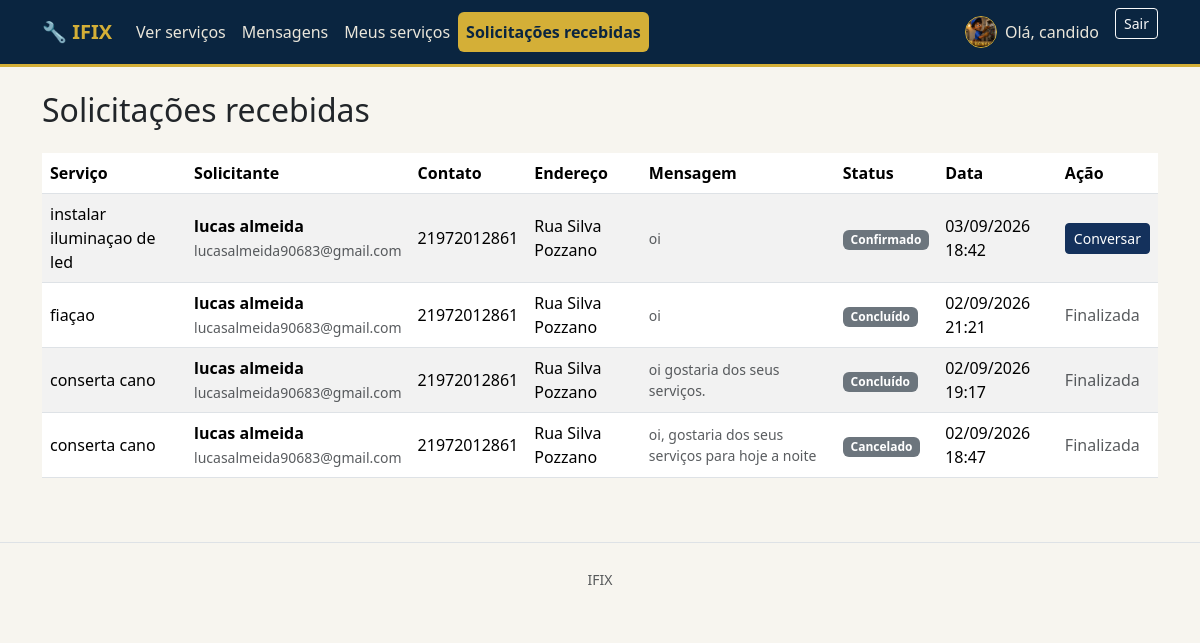
Page /servicos/profissional/solicitacoes/ (signed in) on the committed database.
### accounts/models.py (models this page shows, shortened)
class Profile(models.Model):
    TIPO_USUARIO = 'usuario'
    TIPO_PROFISSIONAL = 'profissional'
    TIPO_CHOICES = (
        (TIPO_USUARIO, 'Usuário'),
        (TIPO_PROFISSIONAL, 'Profissional'),
    )
    user = models.OneToOneField(
        settings.AUTH_USER_MODEL,
        on_delete=models.CASCADE,
        related_name='profile',
    )
    tipo = models.CharField(max_length=15, choices=TIPO_CHOICES, verbose_name='Tipo de conta')
    telefone = models.CharField(max_length=20, blank=True, verbose_name='Telefone')
    endereco = models.CharField(max_length=255, blank=True, verbose_name='Endereço')
    numero = models.CharField(max_length=10, blank=True, verbose_name='Número')
    complemento = models.CharField(max_length=100, blank=True, verbose_name='Complemento')
    foto = models.FileField(upload_to='fotos_perfil/', blank=True, verbose_name='Foto de perfil')
    especialidade = models.CharField(
        max_length=255, blank=True,
        verbose_name='Especialidade/Área de atuação',
        help_text='Preenchido apenas para contas de profissionais.',
    )
    criado_em = models.DateTimeField(auto_now_add=True)
    class Meta:
        verbose_name = 'Perfil'
        verbose_name_plural = 'Perfis'
    @property
    def is_profissional(self):
        return self.tipo == self.TIPO_PROFISSIONAL
    @property
    def is_usuario(self):
        return self.tipo == self.TIPO_USUARIO

### services/models.py (models this page shows, shortened)
class SolicitacaoServico(models.Model):
    STATUS_PENDENTE = 'pendente'
    STATUS_CONFIRMADO = 'confirmado'
    STATUS_CONCLUIDO = 'concluido'
    STATUS_CANCELADO = 'cancelado'
    STATUS_CHOICES = (
        (STATUS_PENDENTE, 'Pendente'),
        (STATUS_CONFIRMADO, 'Confirmado'),
        (STATUS_CONCLUIDO, 'Concluído'),
        (STATUS_CANCELADO, 'Cancelado'),
    )
    usuario = models.ForeignKey(
        settings.AUTH_USER_MODEL,
        on_delete=models.CASCADE,
        related_name='solicitacoes',
    )
    servico = models.ForeignKey(
        Servico,
        on_delete=models.CASCADE,
        related_name='solicitacoes',
    )
    mensagem = models.TextField(blank=True, verbose_name='Mensagem/observações')
    status = models.CharField(max_length=15, choices=STATUS_CHOICES, default=STATUS_PENDENTE)
    criado_em = models.DateTimeField(auto_now_add=True)
    class Meta:
        verbose_name = 'Solicitação de serviço'
        verbose_name_plural = 'Solicitações de serviço'
        ordering = ['-criado_em']

class Servico(models.Model):
    profissional = models.ForeignKey(
        settings.AUTH_USER_MODEL,
        on_delete=models.CASCADE,
        related_name='servicos',
        limit_choices_to={'profile__tipo': 'profissional'},
    )
    categoria = models.ForeignKey(
        CategoriaServico,
        on_delete=models.PROTECT,
        related_name='servicos',
    )
    nome = models.CharField(max_length=150, verbose_name='Nome do serviço')  # P4
    descricao = models.TextField(verbose_name='Descrição')  # P5
    preco = models.DecimalField(max_digits=10, decimal_places=2, verbose_name='Preço (R$)')  # P6
    duracao_minutos = models.PositiveIntegerField(verbose_name='Duração estimada (minutos)')  # P7
    disponivel = models.BooleanField(default=True, verbose_name='Disponível para usuários')  # P9
    criado_em = models.DateTimeField(auto_now_add=True)
    atualizado_em = models.DateTimeField(auto_now=True)
    class Meta:
        verbose_name = 'Serviço'
        verbose_name_plural = 'Serviços'
        ordering = ['-criado_em']

### services/views.py (the view)
# urls.py: path('profissional/solicitacoes/', views.solicitacoes_recebidas, name='solicitacoes_recebidas'),
@professional_required
def solicitacoes_recebidas(request):
    solicitacoes = SolicitacaoServico.objects.filter(
        servico__profissional=request.user
    ).select_related('servico', 'usuario', 'usuario__profile')
    return render(request, 'services/solicitacoes_recebidas.html', {'solicitacoes': solicitacoes})

### services/context_processors.py (called while the page is built)
def notificacoes_mensagens(request):
    if not request.user.is_authenticated:
        return {
            'mensagens_nao_lidas': [],
            'total_mensagens_nao_lidas': 0,
            'total_solicitacoes_pendentes': 0,
        }
    mensagens = MensagemSolicitacao.objects.filter(
        Q(solicitacao__usuario=request.user)
        | Q(solicitacao__servico__profissional=request.user),
        lida=False,
    ).exclude(autor=request.user).select_related('solicitacao', 'solicitacao__servico', 'autor')
    return {
        'mensagens_nao_lidas': mensagens[:5],
        'total_mensagens_nao_lidas': mensagens.count(),
        'total_solicitacoes_pendentes': SolicitacaoServico.objects.filter(
            servico__profissional=request.user,
            status=SolicitacaoServico.STATUS_PENDENTE,
        ).count(),
    }

### services/templates/services/solicitacoes_recebidas.html (shortened to what this page needs)
{% extends "base.html" %}
{% block content %}
<h2 class="mb-4">Solicitações recebidas</h2>
<div class="table-responsive">
    <table class="table table-striped bg-white align-middle">
        <thead>
            <tr>
                <th>Serviço</th>
                <th>Solicitante</th>
                <th>Contato</th>
                <th>Endereço</th>
                <th>Mensagem</th>
                <th>Status</th>
                <th>Data</th>
                <th>Ação</th>
            </tr>
        </thead>
        <tbody>
            {% for s in solicitacoes %}
            <tr>
                <td>{{ s.servico.nome }}</td>
                <td>
                    <strong>{{ s.usuario.get_full_name|default:s.usuario.username }}</strong>
                    <br><small class="text-muted">{{ s.usuario.email|default:"E-mail não informado" }}</small>
                </td>
                <td>{{ s.usuario.profile.telefone|default:"Não informado" }}</td>
                <td>{{ s.usuario.profile.endereco|default:"Não informado" }}</td>
                <td class="small text-muted">{{ s.mensagem|default:"-"|truncatewords:15 }}</td>
                <td><span class="badge text-bg-secondary">{{ s.get_status_display }}</span></td>
                <td>{{ s.criado_em|date:"d/m/Y H:i" }}</td>
                <td>
                    {% if s.status == 'pendente' %}
                    <div class="d-flex gap-1">
                        <form method="post" action="{% url 'services:atualizar_status_solicitacao' s.pk 'aceitar' %}">
                            {% csrf_token %}
                            <button type="submit" class="btn btn-success btn-sm">Aceitar</button>
                        </form>
                        <form method="post" action="{% url 'services:atualizar_status_solicitacao' s.pk 'recusar' %}">
                            {% csrf_token %}
                            <button type="submit" class="btn btn-outline-danger btn-sm">Recusar</button>
                        </form>
                    </div>
                    {% else %}
                        {% if s.status == 'confirmado' %}
                        <a href="{% url 'services:conversa_solicitacao' s.pk %}" class="btn btn-primary btn-sm">Conversar</a>
                        {% else %}
                        <span class="text-muted">Finalizada</span>
                        {% endif %}
                    {% endif %}
                    </td>
            </tr>
            {% empty %}
            <tr><td colspan="8" class="text-muted">Nenhuma solicitação recebida ainda.</td></tr>
            {% endfor %}
        </tbody>
    </table>
</div>
{% endblock %}

### templates/base.html (shortened to what this page needs)
{% load static %}
<!DOCTYPE html>
<html lang="pt-br">
<head>
    <link href="https://cdn.jsdelivr.net/npm/bootstrap@5.3.3/dist/css/bootstrap.min.css" rel="stylesheet">
    <link href="{% static 'css/style.css' %}?v=3" rel="stylesheet">
</head>
<body>
<nav class="navbar navbar-expand-lg navbar-dark bg-dark mb-4">
    <div class="container">
        <a class="navbar-brand fw-bold" href="{% url 'home' %}">🔧 IFIX</a>
        <div class="collapse navbar-collapse" id="nav">
            <ul class="navbar-nav me-auto">
                <li class="nav-item">
                    <a class="nav-link " href="{% url 'services:servico_list' %}">Ver serviços</a>
                </li>
                {% if user.is_authenticated %}
                    <li class="nav-item">
                        <a class="nav-link {% if '/servicos/mensagens/' in request.path or '/servicos/solicitacao/' in request.path %}active{% endif %}" href="{% url 'services:mensagens' %}">
                            Mensagens{% if total_mensagens_nao_lidas %} <span class="badge text-bg-danger">{{ total_mensagens_nao_lidas }}</span>{% endif %}
                        </a>
                    </li>
                {% endif %}
                {% if user.is_authenticated and user.profile.is_profissional %}
                    <li class="nav-item"><a class="nav-link " href="{% url 'services:meus_servicos' %}">Meus serviços</a></li>
                    <li class="nav-item">
                        <a class="nav-link {% if request.resolver_match.url_name == 'solicitacoes_recebidas' or request.resolver_match.url_name == 'atualizar_status_solicitacao' %}active{% endif %}" href="{% url 'services:solicitacoes_recebidas' %}">
                            Solicitações recebidas{% if total_solicitacoes_pendentes %} <span class="badge text-bg-danger">{{ total_solicitacoes_pendentes }}</span>{% endif %}
                        </a>
                    </li>
                {% endif %}
            </ul>
            <ul class="navbar-nav">
                {% if user.is_authenticated %}
                    <li class="nav-item">
                        <a class="nav-link d-flex align-items-center gap-2 {% if request.resolver_match.url_name == 'profile_edit' %}active{% endif %}" href="{% url 'accounts:profile_edit' %}">
                            {% if user.profile.foto %}
                                <img src="{{ user.profile.foto.url }}" alt="Foto de perfil" class="profile-avatar">
                            {% else %}
                                <span class="profile-avatar profile-avatar-placeholder" aria-label="Sem foto de perfil">{{ user.username|first|upper }}</span>
                            {% endif %}
                            Olá, {{ user.first_name|default:user.username }}
                        </a>
                    </li>
                    <li class="nav-item">
                        <form method="post" action="{% url 'accounts:logout' %}" class="d-inline">
                            <button type="submit" class="btn btn-outline-light btn-sm ms-2">Sair</button>
                        </form>
                    </li>
                {% endif %}
            </ul>
        </div>
    </div>
</nav>
<div class="container mb-5">
    {% block content %}{% endblock %}
</div>
<footer class="text-center text-muted py-4 border-top">
    <small>IFIX</small>
</footer>
</body>
</html>

### static/css/style.css (style rules this page uses)
:root { --color-blue-dark: #0a2540; --color-blue: #14315c; --color-blue-light: #1f4a86; --color-gold: #d4af37; --color-gold-light: #f1d98b; --color-gold-dark: #a9821f; --color-bg: #f7f5ef; }
body { background-color: var(--color-bg); }
.navbar.bg-dark { background-color: var(--color-blue-dark) !important; border-bottom: 3px solid var(--color-gold); }
.navbar-brand { color: var(--color-gold) !important; }
.profile-avatar { display: block; width: 32px; height: 32px; border-radius: 50%; object-fit: cover; overflow: hidden; border: 1px solid var(--color-gold); }
.navbar .nav-link { color: #eae6da !important; }
.navbar .nav-item .nav-link.active { font-weight: 700; background-color: var(--color-gold) !important; color: var(--color-blue-dark) !important; border-radius: 0.375rem; }
.btn-primary { background-color: var(--color-blue); border-color: var(--color-blue); }

### rows in the picture
SolicitacaoServico: servico.nome "instalar iluminaçao de led", usuario.get_full_name "lucas almeida", usuario.email "lucasalmeida90683@gmail.com", usuario.profile.telefone "21972012861", usuario.profile.endereco "Rua Silva Pozzano", mensagem "oi", status "Confirmado", criado_em "03/09/2026 18:42", shows "Conversar"
SolicitacaoServico: servico.nome "fiaçao", usuario.get_full_name "lucas almeida", usuario.email "lucasalmeida90683@gmail.com", usuario.profile.telefone "21972012861", usuario.profile.endereco "Rua Silva Pozzano", mensagem "oi", status "Concluído", criado_em "02/09/2026 21:21", shows "Finalizada"
SolicitacaoServico: servico.nome "conserta cano", usuario.get_full_name "lucas almeida", usuario.email "lucasalmeida90683@gmail.com", usuario.profile.telefone "21972012861", usuario.profile.endereco "Rua Silva Pozzano", mensagem "oi gostaria dos seus serviços.", status "Concluído", criado_em "02/09/2026 19:17", shows "Finalizada"
SolicitacaoServico: servico.nome "conserta cano", usuario.get_full_name "lucas almeida", usuario.email "lucasalmeida90683@gmail.com", usuario.profile.telefone "21972012861", usuario.profile.endereco "Rua Silva Pozzano", mensagem "oi, gostaria dos seus serviços para hoje a noite", status "Cancelado", criado_em "02/09/2026 18:47", shows "Finalizada"

### other values in the picture
{{ user.first_name|default:user.username }} "candido"
